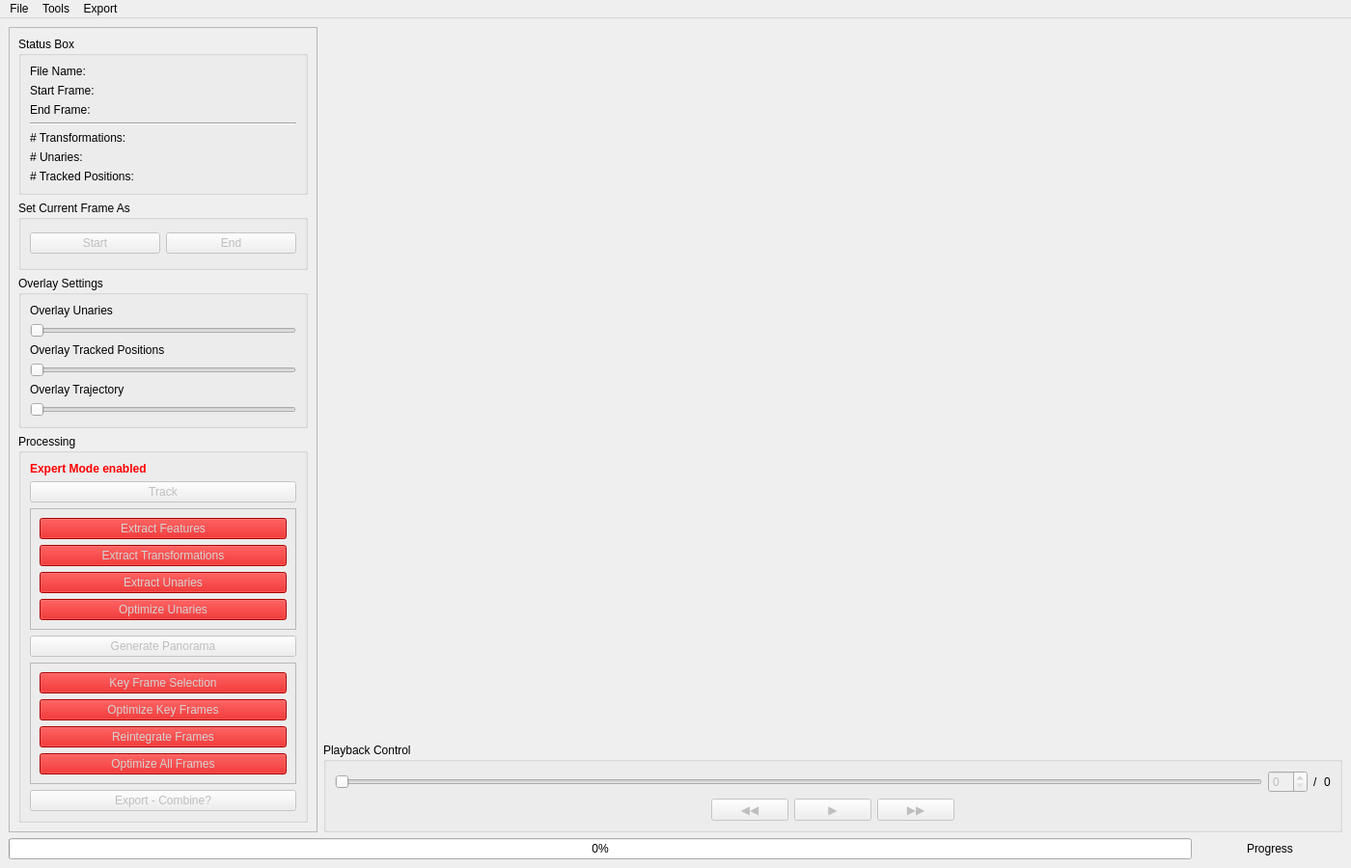
<?xml version="1.0" encoding="UTF-8"?>
<ui version="4.0">
 <class>MainWindow</class>
 <widget class="QMainWindow" name="MainWindow">
  <property name="geometry">
   <rect>
    <x>0</x>
    <y>0</y>
    <width>1400</width>
    <height>900</height>
   </rect>
  </property>
  <property name="windowTitle">
   <string>MainWindow</string>
  </property>
  <widget class="QWidget" name="centralwidget">
   <property name="enabled">
    <bool>true</bool>
   </property>
   <layout class="QVBoxLayout" name="verticalLayout_2">
    <item>
     <layout class="QHBoxLayout" name="horizontalLayout_2">
      <property name="sizeConstraint">
       <enum>QLayout::SetDefaultConstraint</enum>
      </property>
      <item>
       <widget class="QScrollArea" name="scrollArea">
        <property name="maximumSize">
         <size>
          <width>320</width>
          <height>16777215</height>
         </size>
        </property>
        <property name="widgetResizable">
         <bool>true</bool>
        </property>
        <widget class="QWidget" name="scrollAreaWidgetContents">
         <property name="geometry">
          <rect>
           <x>0</x>
           <y>-98</y>
           <width>303</width>
           <height>919</height>
          </rect>
         </property>
         <property name="maximumSize">
          <size>
           <width>16777215</width>
           <height>16777215</height>
          </size>
         </property>
         <layout class="QGridLayout" name="gridLayout_3">
          <property name="leftMargin">
           <number>0</number>
          </property>
          <property name="topMargin">
           <number>0</number>
          </property>
          <property name="rightMargin">
           <number>0</number>
          </property>
          <property name="bottomMargin">
           <number>0</number>
          </property>
          <item row="0" column="0">
           <widget class="QWidget" name="verticalWidget" native="true">
            <property name="enabled">
             <bool>true</bool>
            </property>
            <property name="sizePolicy">
             <sizepolicy hsizetype="Preferred" vsizetype="Preferred">
              <horstretch>0</horstretch>
              <verstretch>0</verstretch>
             </sizepolicy>
            </property>
            <property name="maximumSize">
             <size>
              <width>16777215</width>
              <height>16777215</height>
             </size>
            </property>
            <layout class="QVBoxLayout" name="verticalLayout_3">
             <item>
              <widget class="QGroupBox" name="groupBox">
               <property name="title">
                <string>Status Box</string>
               </property>
               <layout class="QGridLayout" name="gridLayout">
                <item row="0" column="0">
                 <widget class="QLabel" name="label_3">
                  <property name="text">
                   <string>File Name:</string>
                  </property>
                 </widget>
                </item>
                <item row="8" column="1">
                 <widget class="QLabel" name="labelNumTrackedPos">
                  <property name="text">
                   <string>&lt;num&gt;</string>
                  </property>
                 </widget>
                </item>
                <item row="1" column="0">
                 <widget class="QLabel" name="label_5">
                  <property name="text">
                   <string>Start Frame:</string>
                  </property>
                 </widget>
                </item>
                <item row="1" column="1">
                 <widget class="QLabel" name="labelStartFrame">
                  <property name="text">
                   <string>&lt;num&gt;</string>
                  </property>
                 </widget>
                </item>
                <item row="8" column="0">
                 <widget class="QLabel" name="label_15">
                  <property name="text">
                   <string># Tracked Positions:</string>
                  </property>
                 </widget>
                </item>
                <item row="4" column="0" colspan="2">
                 <widget class="Line" name="line">
                  <property name="orientation">
                   <enum>Qt::Horizontal</enum>
                  </property>
                 </widget>
                </item>
                <item row="7" column="1">
                 <widget class="QLabel" name="labelNumUnaries">
                  <property name="text">
                   <string>&lt;num&gt;</string>
                  </property>
                 </widget>
                </item>
                <item row="6" column="1">
                 <widget class="QLabel" name="labelNumTrafos">
                  <property name="text">
                   <string>&lt;num&gt;</string>
                  </property>
                 </widget>
                </item>
                <item row="2" column="1">
                 <widget class="QLabel" name="labelEndFrame">
                  <property name="text">
                   <string>&lt;num&gt;</string>
                  </property>
                 </widget>
                </item>
                <item row="6" column="0">
                 <widget class="QLabel" name="label_12">
                  <property name="text">
                   <string># Transformations:</string>
                  </property>
                 </widget>
                </item>
                <item row="7" column="0">
                 <widget class="QLabel" name="label_11">
                  <property name="text">
                   <string># Unaries:</string>
                  </property>
                 </widget>
                </item>
                <item row="0" column="1">
                 <widget class="QLabel" name="labelFileName">
                  <property name="text">
                   <string>&lt;fileName&gt;</string>
                  </property>
                 </widget>
                </item>
                <item row="2" column="0">
                 <widget class="QLabel" name="label_7">
                  <property name="text">
                   <string>End Frame:</string>
                  </property>
                 </widget>
                </item>
               </layout>
              </widget>
             </item>
             <item>
              <widget class="QGroupBox" name="groupBox_4">
               <property name="title">
                <string>Set Current Frame As</string>
               </property>
               <layout class="QHBoxLayout" name="horizontalLayout_6">
                <item>
                 <widget class="QPushButton" name="buttonStartFrame">
                  <property name="enabled">
                   <bool>false</bool>
                  </property>
                  <property name="text">
                   <string>Start</string>
                  </property>
                 </widget>
                </item>
                <item>
                 <widget class="QPushButton" name="buttonEndFrame">
                  <property name="enabled">
                   <bool>false</bool>
                  </property>
                  <property name="text">
                   <string>End</string>
                  </property>
                 </widget>
                </item>
               </layout>
              </widget>
             </item>
             <item>
              <widget class="QGroupBox" name="groupBox_5">
               <property name="title">
                <string>Overlay Settings</string>
               </property>
               <layout class="QVBoxLayout" name="verticalLayout_6">
                <item>
                 <widget class="QLabel" name="label_17">
                  <property name="text">
                   <string>Overlay Unaries</string>
                  </property>
                 </widget>
                </item>
                <item>
                 <widget class="QSlider" name="sliderOverlayUnaries">
                  <property name="maximum">
                   <number>99</number>
                  </property>
                  <property name="value">
                   <number>0</number>
                  </property>
                  <property name="orientation">
                   <enum>Qt::Horizontal</enum>
                  </property>
                 </widget>
                </item>
                <item>
                 <widget class="QLabel" name="label_18">
                  <property name="text">
                   <string>Overlay Tracked Positions</string>
                  </property>
                 </widget>
                </item>
                <item>
                 <widget class="QSlider" name="sliderOverlayTrackedPos">
                  <property name="value">
                   <number>0</number>
                  </property>
                  <property name="orientation">
                   <enum>Qt::Horizontal</enum>
                  </property>
                 </widget>
                </item>
                <item>
                 <widget class="QLabel" name="label_19">
                  <property name="text">
                   <string>Overlay Trajectory</string>
                  </property>
                 </widget>
                </item>
                <item>
                 <widget class="QSlider" name="sliderOverlayTrajectory">
                  <property name="value">
                   <number>0</number>
                  </property>
                  <property name="orientation">
                   <enum>Qt::Horizontal</enum>
                  </property>
                 </widget>
                </item>
               </layout>
              </widget>
             </item>
             <item>
              <widget class="QGroupBox" name="groupBox_3">
               <property name="title">
                <string>Processing</string>
               </property>
               <layout class="QGridLayout" name="gridLayout_2">
                <item row="5" column="0">
                 <widget class="QFrame" name="framePano">
                  <property name="frameShape">
                   <enum>QFrame::StyledPanel</enum>
                  </property>
                  <property name="frameShadow">
                   <enum>QFrame::Raised</enum>
                  </property>
                  <layout class="QVBoxLayout" name="verticalLayout">
                   <item>
                    <widget class="QPushButton" name="buttonKeyFrameSelection">
                     <property name="enabled">
                      <bool>false</bool>
                     </property>
                     <property name="styleSheet">
                      <string notr="true">QPushButton:disabled {
background-color: rgb(209, 0, 0);
color: lightgray;
}
QPushButton {
background-color: rgb(255, 0, 0);
color: white;
}

</string>
                     </property>
                     <property name="text">
                      <string>Key Frame Selection</string>
                     </property>
                    </widget>
                   </item>
                   <item>
                    <widget class="QPushButton" name="buttonOptimizeKeyFrames">
                     <property name="enabled">
                      <bool>false</bool>
                     </property>
                     <property name="styleSheet">
                      <string notr="true">QPushButton:disabled {
background-color: rgb(209, 0, 0);
color: lightgray;
}
QPushButton {
background-color: rgb(255, 0, 0);
color: white;
}

</string>
                     </property>
                     <property name="text">
                      <string>Optimize Key Frames</string>
                     </property>
                    </widget>
                   </item>
                   <item>
                    <widget class="QPushButton" name="buttonReintegrateFrames">
                     <property name="enabled">
                      <bool>false</bool>
                     </property>
                     <property name="styleSheet">
                      <string notr="true">QPushButton:disabled {
background-color: rgb(209, 0, 0);
color: lightgray;
}
QPushButton {
background-color: rgb(255, 0, 0);
color: white;
}

</string>
                     </property>
                     <property name="text">
                      <string>Reintegrate Frames</string>
                     </property>
                    </widget>
                   </item>
                   <item>
                    <widget class="QPushButton" name="buttonOptimizeAllFrames">
                     <property name="enabled">
                      <bool>false</bool>
                     </property>
                     <property name="styleSheet">
                      <string notr="true">QPushButton:disabled {
background-color: rgb(209, 0, 0);
color: lightgray;
}
QPushButton {
background-color: rgb(255, 0, 0);
color: white;
}

</string>
                     </property>
                     <property name="text">
                      <string>Optimize All Frames</string>
                     </property>
                    </widget>
                   </item>
                  </layout>
                 </widget>
                </item>
                <item row="2" column="0">
                 <widget class="QFrame" name="frameTracking">
                  <property name="frameShape">
                   <enum>QFrame::StyledPanel</enum>
                  </property>
                  <property name="frameShadow">
                   <enum>QFrame::Raised</enum>
                  </property>
                  <layout class="QVBoxLayout" name="verticalLayout_7">
                   <item>
                    <widget class="QPushButton" name="buttonExtractFeatures">
                     <property name="enabled">
                      <bool>false</bool>
                     </property>
                     <property name="styleSheet">
                      <string notr="true">QPushButton:disabled {
background-color: rgb(209, 0, 0);
color: lightgray;
}
QPushButton {
background-color: rgb(255, 0, 0);
color: white;
}

</string>
                     </property>
                     <property name="text">
                      <string>Extract Features</string>
                     </property>
                    </widget>
                   </item>
                   <item>
                    <widget class="QPushButton" name="buttonExtractTrafos">
                     <property name="enabled">
                      <bool>false</bool>
                     </property>
                     <property name="accessibleName">
                      <string/>
                     </property>
                     <property name="autoFillBackground">
                      <bool>false</bool>
                     </property>
                     <property name="styleSheet">
                      <string notr="true">QPushButton:disabled {
background-color: rgb(209, 0, 0);
color: lightgray;
}
QPushButton {
background-color: rgb(255, 0, 0);
color: white;
}

</string>
                     </property>
                     <property name="text">
                      <string>Extract Transformations</string>
                     </property>
                    </widget>
                   </item>
                   <item>
                    <widget class="QPushButton" name="buttonExtractUnaries">
                     <property name="enabled">
                      <bool>false</bool>
                     </property>
                     <property name="styleSheet">
                      <string notr="true">QPushButton:disabled {
background-color: rgb(209, 0, 0);
color: lightgray;
}
QPushButton {
background-color: rgb(255, 0, 0);
color: white;
}

</string>
                     </property>
                     <property name="text">
                      <string>Extract Unaries</string>
                     </property>
                    </widget>
                   </item>
                   <item>
                    <widget class="QPushButton" name="buttonOptimizeUnaries">
                     <property name="enabled">
                      <bool>false</bool>
                     </property>
                     <property name="styleSheet">
                      <string notr="true">QPushButton:disabled {
background-color: rgb(209, 0, 0);
color: lightgray;
}
QPushButton {
background-color: rgb(255, 0, 0);
color: white;
}

</string>
                     </property>
                     <property name="text">
                      <string>Optimize Unaries</string>
                     </property>
                    </widget>
                   </item>
                  </layout>
                 </widget>
                </item>
                <item row="10" column="0">
                 <widget class="QPushButton" name="pushButton_13">
                  <property name="enabled">
                   <bool>false</bool>
                  </property>
                  <property name="text">
                   <string>Export - Combine?</string>
                  </property>
                 </widget>
                </item>
                <item row="1" column="0">
                 <widget class="QPushButton" name="buttonTrack">
                  <property name="enabled">
                   <bool>false</bool>
                  </property>
                  <property name="text">
                   <string>Track</string>
                  </property>
                 </widget>
                </item>
                <item row="4" column="0">
                 <widget class="QPushButton" name="buttonGeneratePano">
                  <property name="enabled">
                   <bool>false</bool>
                  </property>
                  <property name="text">
                   <string>Generate Panorama</string>
                  </property>
                 </widget>
                </item>
                <item row="0" column="0">
                 <widget class="QLabel" name="labelExpertMode">
                  <property name="font">
                   <font>
                    <weight>75</weight>
                    <bold>true</bold>
                   </font>
                  </property>
                  <property name="styleSheet">
                   <string notr="true">color: red</string>
                  </property>
                  <property name="text">
                   <string>Expert Mode enabled</string>
                  </property>
                 </widget>
                </item>
               </layout>
              </widget>
             </item>
            </layout>
           </widget>
          </item>
         </layout>
        </widget>
       </widget>
      </item>
      <item>
       <layout class="QVBoxLayout" name="verticalLayout_4">
        <property name="sizeConstraint">
         <enum>QLayout::SetDefaultConstraint</enum>
        </property>
        <property name="leftMargin">
         <number>0</number>
        </property>
        <item>
         <widget class="gui::TrackerGraphicsView" name="graphicsView" native="true"/>
        </item>
        <item>
         <widget class="QGroupBox" name="groupBox_2">
          <property name="sizePolicy">
           <sizepolicy hsizetype="Preferred" vsizetype="Fixed">
            <horstretch>0</horstretch>
            <verstretch>0</verstretch>
           </sizepolicy>
          </property>
          <property name="title">
           <string>Playback Control</string>
          </property>
          <layout class="QVBoxLayout" name="verticalLayout_5">
           <item>
            <layout class="QHBoxLayout" name="horizontalLayout_4">
             <property name="topMargin">
              <number>0</number>
             </property>
             <item>
              <widget class="QSlider" name="sliderFrame">
               <property name="enabled">
                <bool>false</bool>
               </property>
               <property name="orientation">
                <enum>Qt::Horizontal</enum>
               </property>
              </widget>
             </item>
             <item>
              <widget class="QSpinBox" name="spinCurrentFrame">
               <property name="enabled">
                <bool>false</bool>
               </property>
              </widget>
             </item>
             <item>
              <widget class="QLabel" name="label_20">
               <property name="text">
                <string>/</string>
               </property>
              </widget>
             </item>
             <item>
              <widget class="QLabel" name="labelMaxFrames">
               <property name="text">
                <string>0</string>
               </property>
              </widget>
             </item>
            </layout>
           </item>
           <item>
            <layout class="QHBoxLayout" name="horizontalLayout_3">
             <property name="sizeConstraint">
              <enum>QLayout::SetDefaultConstraint</enum>
             </property>
             <property name="topMargin">
              <number>0</number>
             </property>
             <item>
              <spacer name="horizontalSpacer">
               <property name="orientation">
                <enum>Qt::Horizontal</enum>
               </property>
               <property name="sizeHint" stdset="0">
                <size>
                 <width>40</width>
                 <height>20</height>
                </size>
               </property>
              </spacer>
             </item>
             <item>
              <widget class="QPushButton" name="buttonPrevFrame">
               <property name="enabled">
                <bool>false</bool>
               </property>
               <property name="text">
                <string notr="true">◀️◀️</string>
               </property>
              </widget>
             </item>
             <item>
              <widget class="QPushButton" name="buttonPlay">
               <property name="enabled">
                <bool>false</bool>
               </property>
               <property name="text">
                <string notr="true">▶️</string>
               </property>
               <property name="icon">
                <iconset theme="edit-undo">
                 <normaloff>.</normaloff>.</iconset>
               </property>
              </widget>
             </item>
             <item>
              <widget class="QPushButton" name="buttonNextFrame">
               <property name="enabled">
                <bool>false</bool>
               </property>
               <property name="text">
                <string notr="true">▶️▶️</string>
               </property>
              </widget>
             </item>
             <item>
              <spacer name="horizontalSpacer_2">
               <property name="orientation">
                <enum>Qt::Horizontal</enum>
               </property>
               <property name="sizeHint" stdset="0">
                <size>
                 <width>40</width>
                 <height>20</height>
                </size>
               </property>
              </spacer>
             </item>
            </layout>
           </item>
          </layout>
         </widget>
        </item>
       </layout>
      </item>
     </layout>
    </item>
    <item>
     <layout class="QHBoxLayout" name="horizontalLayout">
      <item>
       <widget class="QProgressBar" name="progressBar">
        <property name="enabled">
         <bool>true</bool>
        </property>
        <property name="value">
         <number>0</number>
        </property>
       </widget>
      </item>
      <item>
       <widget class="QLabel" name="labelProgress">
        <property name="minimumSize">
         <size>
          <width>150</width>
          <height>0</height>
         </size>
        </property>
        <property name="text">
         <string>Progress</string>
        </property>
        <property name="alignment">
         <set>Qt::AlignCenter</set>
        </property>
       </widget>
      </item>
     </layout>
    </item>
   </layout>
  </widget>
  <widget class="QMenuBar" name="menubar">
   <property name="geometry">
    <rect>
     <x>0</x>
     <y>0</y>
     <width>1400</width>
     <height>22</height>
    </rect>
   </property>
   <widget class="QMenu" name="menuFile">
    <property name="title">
     <string>File</string>
    </property>
    <addaction name="actionOpenImgFolder"/>
    <addaction name="actionOpenImgList"/>
    <addaction name="separator"/>
    <addaction name="actionOpenResultsFile"/>
   </widget>
   <widget class="QMenu" name="menuTools">
    <property name="title">
     <string>Tools</string>
    </property>
    <addaction name="actionPreferences"/>
    <addaction name="actionExpertMode"/>
   </widget>
   <widget class="QMenu" name="menuExport">
    <property name="title">
     <string>Export</string>
    </property>
   </widget>
   <addaction name="menuFile"/>
   <addaction name="menuTools"/>
   <addaction name="menuExport"/>
  </widget>
  <action name="actionOpenImgFolder">
   <property name="text">
    <string>Open Image Folder...</string>
   </property>
  </action>
  <action name="actionOpenImgList">
   <property name="text">
    <string>Open Image List...</string>
   </property>
  </action>
  <action name="actionOpenResultsFile">
   <property name="text">
    <string>Open Results File...</string>
   </property>
  </action>
  <action name="actionPreferences">
   <property name="text">
    <string>Preferences...</string>
   </property>
  </action>
  <action name="actionExpertMode">
   <property name="checkable">
    <bool>true</bool>
   </property>
   <property name="text">
    <string>Expert Mode</string>
   </property>
  </action>
 </widget>
 <customwidgets>
  <customwidget>
   <class>gui::TrackerGraphicsView</class>
   <extends>QWidget</extends>
   <header>gui/trackerGraphicsView.h</header>
  </customwidget>
 </customwidgets>
 <resources/>
 <connections/>
</ui>
